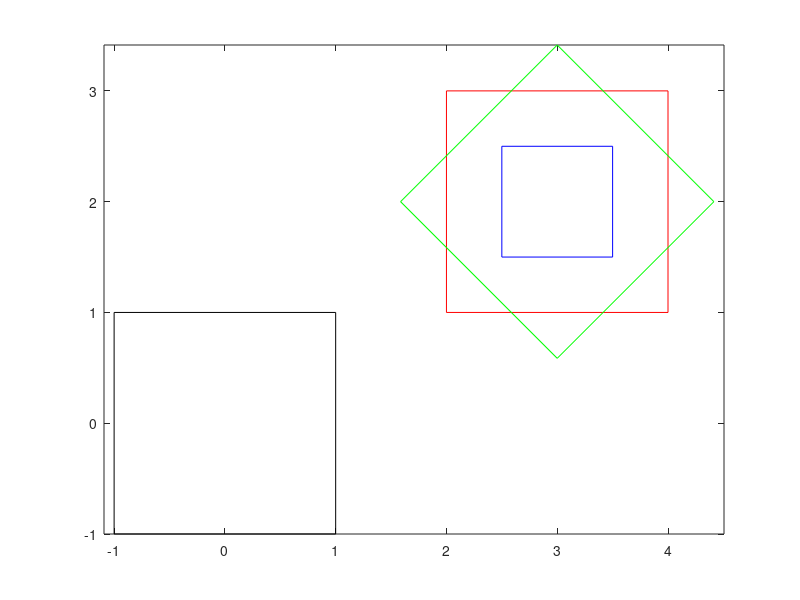

Reproduce this figure in MATLAB.
% Tragam-me saúde, porque estas aulas matam-me 🥲

clear all
close all
clc

n = 4;
theta = 2*pi/n;
M = [cos(theta),sin(theta);-sin(theta),cos(theta)];
v = [1;1];

for i=1:n
    v(:,i+1) = M*v(:,i);
end

figure(1)
plot(v(1,:),v(2,:),'k-') % Polígono original
axis equal

% Translação
v0 = v;
u = ones(2,n+1);
u(1,:) = u(1,:)*3;
u(2,:) = u(2,:)*2;

v = v0 + u;
hold on
plot(v(1,:),v(2,:),'r-') % Polígono translacionado

% Rotação
theta = pi/4;
M = [cos(theta),sin(theta);-sin(theta),cos(theta)];
v = M * v0 + u;
plot(v(1,:),v(2,:),'g-') % Polígono translacionado e rodado

% Redução
M_amp = [0.5,0;0,0.5];
v = M_amp * v0 + u;
plot(v(1,:),v(2,:),'b-') % Polígono translacionado, rodado e reduzido